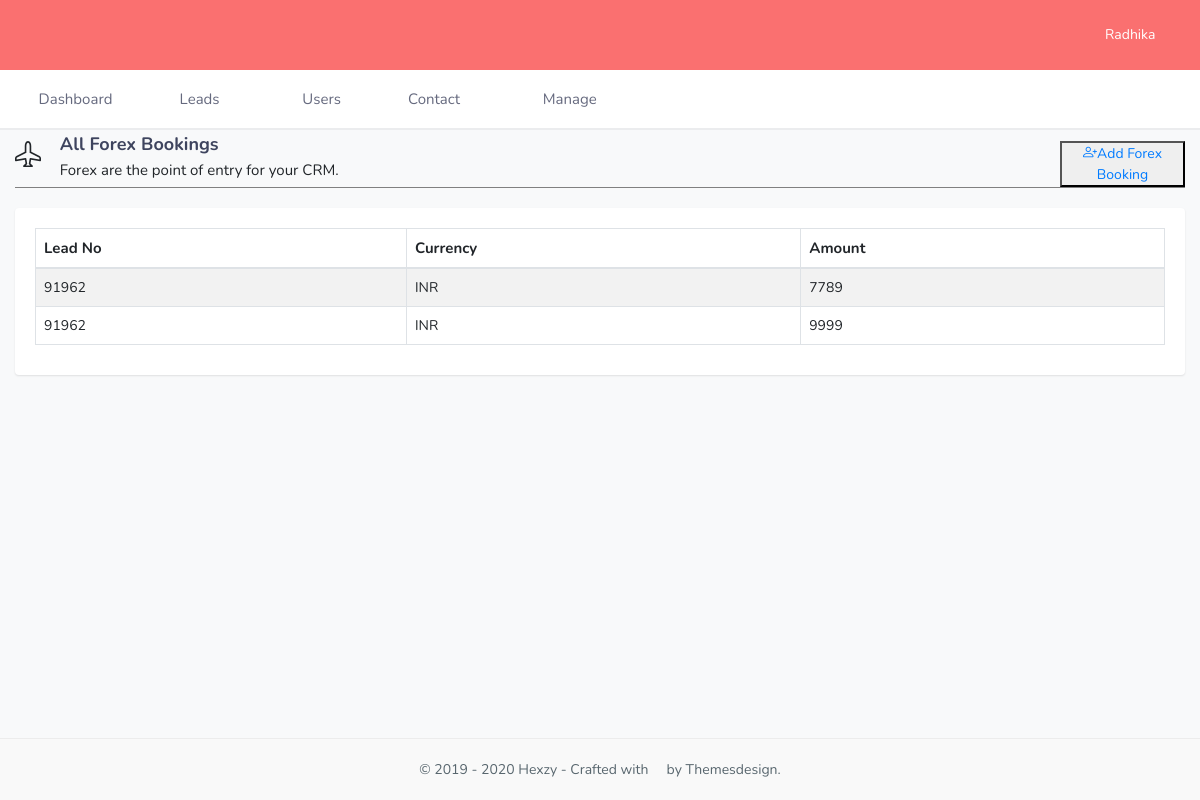
/display-forex-bookings/ (signed in), run on the app's committed database.
### Useraccount/models.py (models this page shows)
class User(AbstractUser):
    email = models.EmailField(_('email address'), unique=True)
    contact_no = PhoneNumberField(_('contact number'), max_length=20)
    country = CountryField(blank_label='(select country)')
    area = models.CharField(max_length=30,null=True,blank=True)
    referral = models.CharField(max_length=30,choices=Type_of_reference,default='Reference')
    type = models.CharField(max_length=20, choices=TYPE_OF_USER, default='Admin')
    website = models.URLField(max_length=200,blank=True)
    is_internaluser = models.BooleanField(default=False)

### main/models.py (models this page shows, shortened)
class LeadForex(models.Model):
    leads=models.ForeignKey(Lead,on_delete=models.CASCADE,related_name='forex_lead')
    forex = models.ManyToManyField(Forex)

class Lead(models.Model):
    leadno = models.CharField(max_length=50)
    customertype = models.CharField(max_length=100,choices=Type_of_customer,default='B2B')
    number = PhoneNumberField(max_length=20)
    email = models.EmailField(max_length=100)
    salutation = models.CharField(max_length=100,choices=Type_of_salutation,default='Mr')
    firstname = models.CharField(max_length=100)
    lastname = models.CharField(max_length=100,blank=True,null=True)
    address = models.CharField(max_length=500,blank=True,null=True)
    city = models.CharField(max_length=100)
    alternatenumber = models.CharField(max_length=15,blank=True,null=True)
    alternateemail = models.EmailField(max_length=100,blank=True,null=True)
    leadsource = models.CharField(max_length=100,null=True,choices=Type_of_Leadsource,default='Advertisement')
    priority = models.CharField(max_length=100,choices=Type_of_leadpriority,default='All')
    status = models.CharField(max_length=100,null=True,choices=Type_of_leadstatus,default='All')
    adults = models.IntegerField(blank=True)
    child = models.CharField(max_length=15,blank=True,null=True)
    infants = models.CharField(max_length=15,blank=True,null=True)
    tags = models.CharField(max_length=100,null=True,choices=Type_of_Tags,default='All')
    triptype = models.CharField(max_length=100,null=True,choices=Type_of_Trip,default='Other')
    assigned = models.ForeignKey(User,on_delete=models.CASCADE)
    destination = models.CharField(max_length=100,blank=True,null=True,default='-')
    notes = models.TextField(null=True,blank=True)
    flight_Booking = models.BooleanField(default=False)
    hotel_Booking = models.BooleanField(default=False)
    visa = models.BooleanField(default=False)
    travel_Insurance = models.BooleanField(default=False)
    forex = models.BooleanField(default=False)
    sightseeing = models.BooleanField(default=False)
    transport = models.BooleanField(default=False)
    other = models.BooleanField(default=False)
    package = models.BooleanField(default=False)
    customized_Package = models.BooleanField(default=False)
    bus = models.BooleanField(default=False)
    train = models.BooleanField(default=False)
    passport = models.BooleanField(default=False)
    cruise = models.BooleanField(default=False)
    adventure = models.BooleanField(default=False)
    group = models.BooleanField(default=False)
    def __str__(self):
        return str(self.leadno)

class Forex(models.Model):
    currency = models.CharField(max_length=100,choices=Type_of_currency,default='INR',null=True)
    amount = models.IntegerField(null=True,blank=True)

### main/views.py (the view)
# urls.py: path('display-forex-bookings/', views.displayforex, name='display_forex_bookings'),
def displayforex(request):
    bookings = LeadForex.objects.select_related('leads').prefetch_related('forex')
    return render(request, 'Forex.html', {'bookings': bookings})

### main/templates/Forex.html (shortened to what this page needs)
{% extends 'index.html' %}
{% load static %}
{% block main-content %}
<div class="wrapper">
    <div class="container-fluid">
        <div class="row">
            <div class="col-md-4">
                <div class="row">
                    <div class="col-md-12">
                        <div class="head d-flex">
                            <div class="icon_i">
                            </div>
                            <div style="margin-left:5%">
                                <h4 style="line-height: 0.5;">All Forex Bookings</h4>
                                <a>Forex are the point of entry for your CRM.</a>
                            </div>
                        </div>
                    </div>
                </div>
            </div>
            <div class="col-md-6"></div>
            <div class="col-md-2" style="color:black;">
                <button class="add_btn" type="submit"><a href={% url 'Forex' %} ><i class="bi bi-person-plus"></i>Add Forex Booking</a></button>
            </div>
        </div>
        <div class="line">
        </div>
        <div class="row">
            <div class="col-lg-12">
                <div class="card">
                    <div class="card-body">
                        <table id="datatable-responsive" class="table table-striped table-bordered dt-responsive nowrap"
                            style="border-collapse: collapse; width: 100%;">
                            <thead>
                                <tr>
                                    <th>Lead No</th>
                                    <th>Currency</th>
                                    <th>Amount</th>
                                </tr>
                            </thead>
                            <tbody>
                                {% for booking in bookings %}
                                {% for forex in booking.forex.all %}
                                <tr>
                                    <td>{{booking.leads}}</td>
                                    <td>{{forex.currency}}</td>
                                    <td>{{forex.amount}}</td>
                                </tr>
                                {% endfor %}
                                {% endfor %}
                            </tbody>
                        </table>
                    </div>
                </div>
            </div>
        </div>
    </div>
</div>
{% endblock main-content %}

### main/templates/header.html (shortened to what this page needs)
{% load static %}
<div class="header-bg">
    <header id="topnav">
        <div class="topbar-main" style="background-color:#fa7070">
            <div class="container-fluid">
                <div class="menu-extras topbar-custom navbar p-0">
                    <ul class="mb-0 nav navbar-right ml-auto list-inline">
                        <li class="dropdown">
                            {% if request.user.is_authenticated %}
                            <a href="" class="dropdown-toggle profile waves-effect waves-light" data-toggle="dropdown" aria-expanded="true">
                                <span class="profile-username">
                                    {{request.user.first_name}} <span class="mdi mdi-chevron-down font-15"></span>
                                </span>
                            </a>
                            {% endif %}
                        </li>
                    </ul>
                </div>
            </div>
        </div>
        <div class="navbar-custom">
            <div class="container-fluid">
                <div id="navigation">
                    <ul class="navigation-menu">
                        <li class="has-submenu">
                            <a href={% url 'dashboard' %}><i class="ti-home"></i> Dashboard</a>
                        </li>
                        <li class="has-submenu">
                            <a href="{% url 'leads' %}"><i class="ti-folder"></i> Leads <i class="mdi mdi-chevron-down mdi-drop"></i></a>
                        </li>
                        <li class="has-submenu">
                            <a href={% url 'user' %}><i class="ti-user"></i> Users</a>
                        </li>
                        <li class="has-submenu">
                            <a href="#"><i class="ti-briefcase"></i> Contact <i class="mdi mdi-chevron-down mdi-drop"></i></a>
                        </li>
                        <li class="has-submenu">
                            <a href="#"><i class="ti-harddrives"></i> Manage <i class="mdi mdi-chevron-down mdi-drop"></i></a>
                        </li>
                    </ul>
                </div>
            </div>
        </div>
    </header>
</div>

### main/Static/css/style.css (style rules this page uses)
* { margin: 0; padding: 0; }
.head { font-size: 15px; padding: 0%; display: flex; }
.line { padding: 0.5px; background-color: gray; margin-bottom: 20px; }
.add_btn { margin-top: 6%; margin-left:30% }
.icon_i { margin-top: 3%; }

### main/Static/assets2/css/style.css (style rules this page uses)
html { overflow-x: hidden; position: relative; min-height: 100%; background: #f8f9fa; }
h1, h2, h3, h4, h5, h6 { color: #3e445e; font-weight: bold; margin: 10px 0; }
h4 { line-height: 22px; font-size: 18px; }
* { outline: none !important; }
.row { margin-right: -10px; margin-left: -10px; }
.col, .col-1, .col-10, .col-11, .col-12, .col-2, .col-3, .col-4, .col-5, .col-6, .col-7, .col-8, .col-9, .col-auto, .col-lg, .col-lg-1, .col-lg-10, .col-lg-11, .col-lg-12, .col-lg-2, .col-lg-3, .col-lg-4, .col-lg-5, .col-lg-6, .col-lg-7, .col-lg-8, .col-lg-9, .col-lg-auto, .col-md, .col-md-1, .col-md-10, .col-md-11, .col-md-12, .col-md-2, .col-md-3, .col-md-4, .col-md-5, .col-md-6, .col-md-7, .col-md-8, .col-md-9, .col-md-auto, .col-sm, .col-sm-1, .col-sm-10, .col-sm-11, .col-sm-12, .col-sm-2, .col-sm-3, .col-sm-4, .col-sm-5, .col-sm-6, .col-sm-7, .col-sm-8, .col-sm-9, .col-sm-auto, .col-xl, .col-xl-1, .col-xl-10, .col-xl-11, .col-xl-12, .col-xl-2, .col-xl-3, .col-xl-4, .col-xl-5, .col-xl-6, .col-xl-7, .col-xl-8, .col-xl-9, .col-xl-auto { padding-left: 10px; padding-right: 10px; }
.table td, .table th { padding: 8px; }
.p-0 { padding: 0px !important; }
.waves-effect { position: relative; cursor: pointer; display: inline-block; overflow: hidden; -webkit-user-select: none; -moz-user-select: none; -ms-user-select: none; user-select: none; -webkit-tap-highlight-color: transparent; vertical-align: middle; z-index: 1; will-change: opacity, transform; -webkit-transition: all 0.3s ease-out; transition: all 0.3s ease-out; }
.dropdown-toggle:after { display: none; }
.card { border: none; -webkit-box-shadow: 0px 1px 2px 0px rgba(0, 0, 0, 0.1); box-shadow: 0px 1px 2px 0px rgba(0, 0, 0, 0.1); margin-bottom: 20px; }
.table { margin-bottom: 10px; }
tbody { color: #797979; }
th { color: #666666; font-size: 15px; }
#topnav { position: fixed; right: 0; left: 0; top: 0; z-index: 1030; background-color: transparent; border: 0; -webkit-transition: all .5s ease; transition: all .5s ease; }
#topnav .topbar-main { background: #3e445e; }
.nav > li > a { color: #ffffff !important; padding: 0px 15px; position: relative; }
.profile { padding-top: 17px !important; padding-bottom: 16px !important; }
.profile .profile-username { margin-left: 45px; line-height: 36px; display: block; }
.container-fluid { max-width: 1300px; }
#topnav .navbar-custom { background-color: #ffffff; border-bottom: 2px solid rgba(62, 68, 94, 0.1); }
#topnav .navigation-menu { list-style: none; margin: 0; padding: 0; }
#topnav .navigation-menu > li { display: inline-block; position: relative; }
#topnav .navigation-menu > li > a { display: block; color: rgba(62, 68, 94, 0.8); -webkit-transition: all .5s ease; transition: all .5s ease; line-height: 18px; border-radius: 5px; padding-left: 20px; padding-right: 20px; font-size: 15px; }
#topnav .navigation-menu > li > a i { margin-right: 8px; -webkit-transition: all .5s ease; transition: all .5s ease; }
#topnav .navigation-menu > li > a i.mdi-drop { margin-right: 0px; }
.wrapper { margin-top: 130px; }
@media (min-width: 992px) { #topnav .navigation-menu > li:first-of-type > a { padding-left: 0; } }
@media (min-width: 992px) { #topnav .navigation-menu > li > a { padding-top: 20px; padding-bottom: 20px; } }
@media (min-width: 992px) { #topnav #navigation { display: block; } }

### data on the page
User: user.first_name "Radhika"
LeadForex: leads "91962"
Forex: currency "INR", amount "7789"
Forex: currency "INR", amount "9999"
